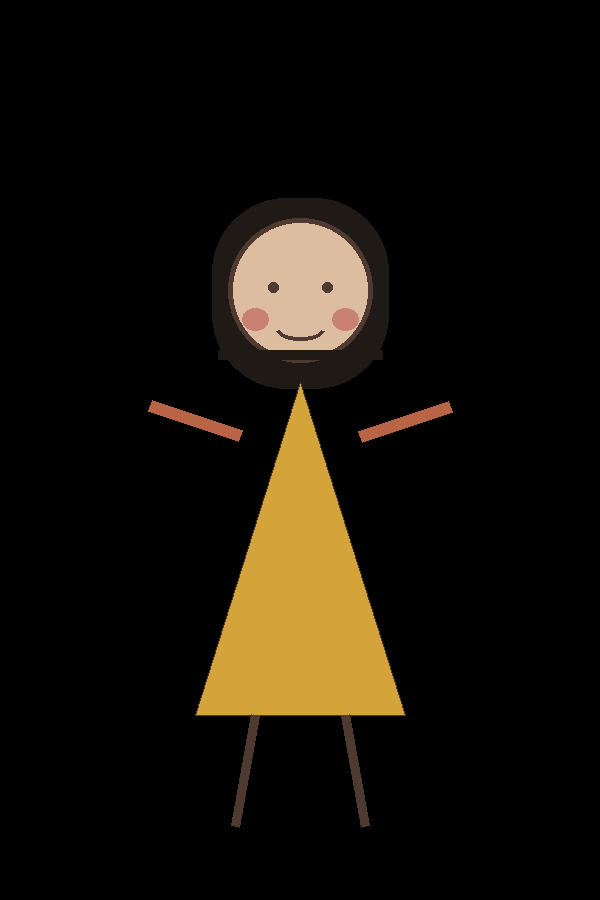
#> input picture tella/media/character_assets/girl_v1/poses/arms_open.png, 600 x 900 px; its folder holds only this picture in this run
$ python -i semantic_resolver.py   (imports and definitions only)
#> lines starting #> are read from the running program, lines starting #| are printed output that depends on the picture
### tella/asset_library/background_renderer.py
"""Deterministic code-only backgrounds for the minimal compositor."""
from __future__ import annotations

import random
from typing import Any

from PIL import Image, ImageDraw, ImageFilter

from tella.asset_library.visual_profiles import BACKGROUND_PROFILES, profile_for_mood

CANVAS_SIZE = (1080, 1920)
SUPPORTED_BACKGROUND_MODES = {"scenic_asset", "procedural_minimal"}


def resolve_background_mode(value: str | None = None) -> str:
    import os

    raw = value if value is not None else os.environ.get("TELLA_ASSET_BACKGROUND_MODE")
    mode = (raw or "scenic_asset").strip().lower()
    if mode not in SUPPORTED_BACKGROUND_MODES:
        choices = ", ".join(sorted(SUPPORTED_BACKGROUND_MODES))
        raise ValueError(
            f"Unsupported TELLA_ASSET_BACKGROUND_MODE={mode!r}; expected one of: {choices}"
        )
    return mode


def _rgb(value: str) -> tuple[int, int, int]:
    value = value.lstrip("#")
    return tuple(int(value[index:index + 2], 16) for index in (0, 2, 4))


# [77 lines left out: functions render_procedural_background, render_background_for_mood, not called in this run]


__all__ = [
    "CANVAS_SIZE",
    "SUPPORTED_BACKGROUND_MODES",
    "render_background_for_mood",
    "render_procedural_background",
    "resolve_background_mode",
]

### tella/asset_library/semantic_resolver.py
from __future__ import annotations

import hashlib
import json
import math
import os
from dataclasses import dataclass, field
from pathlib import Path
from typing import Any

from PIL import Image, ImageDraw, ImageFilter

from tella.asset_library.background_renderer import resolve_background_mode


SEMANTICS_DEFAULT_PATH = (
    Path(__file__).resolve().parents[1]
    / ".."
    / "scripts"
    / "asset_batch"
    / "asset_semantics_patch.json"
)
PRESETS_DEFAULT_PATH = (
    Path(__file__).resolve().parents[1]
    / ".."
    / "scripts"
    / "asset_batch"
    / "test_scene_presets.json"
)


class AssetLibraryResolutionError(RuntimeError):
    """Structured failure for a required asset-library dependency."""

    # [4 lines left out: function __init__, not called in this run]


COMPOSITION_PRESETS: dict[str, dict[str, Any]] = {
    "bedroom_floor_sitting": {
        "character": {"target_height": 700, "x": 320, "bottom": 220},
        "shadow": {"alpha": 26, "blur": 12, "height": 32, "inset_x": 80},
        "objects": {
            "pillow": {
                "target_height": 175,
                "x": 225,
                "bottom": 240,
                "rotation_degrees": 0,
                "layer": "pre_character",
            },
            "phone_dark": {
                "target_height": 120,
                "x": 610,
                "bottom": 180,
                "rotation_degrees": 10,
                "layer": "post_character",
            },
        },
    },
    "window_waiting": {
        "character": {"target_height": 690, "x": 300, "bottom": 230},
        "shadow": {"alpha": 24, "blur": 12, "height": 30, "inset_x": 80},
        "objects": {
            "phone_dark": {
                "target_height": 115,
                "x": 660,
                "bottom": 205,
                "rotation_degrees": 10,
                "layer": "post_character",
            },
        },
    },
    "cafe_sitting": {
        "character": {"target_height": 680, "x": 285, "bottom": 300},
        "shadow": {"alpha": 25, "blur": 12, "height": 30, "inset_x": 75},
        "objects": {
            "empty_cup": {
                "target_height": 150,
                "x": 145,
                "bottom": 270,
                "rotation_degrees": 0,
                "layer": "pre_character",
            },
            "phone_dark": {
                "target_height": 115,
                "x": 690,
                "bottom": 250,
                "rotation_degrees": 8,
                "layer": "post_character",
            },
        },
    },
    "bus_stop_waiting": {
        "character": {"target_height": 880, "x": 350, "bottom": 170},
        "shadow": {"alpha": 22, "blur": 12, "height": 28, "inset_x": 70},
        "objects": {},
    },
    "floor_reflection": {
        "character": {"target_height": 700, "x": 320, "bottom": 220},
        "shadow": {"alpha": 24, "blur": 12, "height": 30, "inset_x": 80},
        "objects": {
            "paper_letter": {
                "target_height": 160,
                "x": 170,
                "bottom": 180,
                "rotation_degrees": -8,
                "layer": "pre_character",
            },
            "flower_single": {
                "target_height": 240,
                "x": 680,
                "bottom": 175,
                "rotation_degrees": 4,
                "layer": "post_character",
            },
        },
    },
    "tear_wiping": {
        "character": {"target_height": 880, "x": 340, "bottom": 170},
        "shadow": {"alpha": 22, "blur": 12, "height": 28, "inset_x": 70},
        "objects": {
            "tissue_box": {
                "target_height": 150,
                "x": 150,
                "bottom": 170,
                "rotation_degrees": 0,
                "layer": "pre_character",
            },
            "phone_dark": {
                "target_height": 110,
                "x": 690,
                "bottom": 155,
                "rotation_degrees": 12,
                "layer": "post_character",
            },
        },
    },
    "park_acceptance": {
        "character": {"target_height": 760, "x": 310, "bottom": 240},
        "shadow": {"alpha": 22, "blur": 12, "height": 28, "inset_x": 80},
        "objects": {
            "flower_single": {
                "target_height": 220,
                "x": 700,
                "bottom": 210,
                "rotation_degrees": 0,
                "layer": "post_character",
            },
        },
    },
}


@dataclass(slots=True)
class AssetLibraryRequest:
    character_id: str
    action: str
    emotion: str
    direction: str
    location: str
    time_of_day: str
    objects: list[str] = field(default_factory=list)
    optional_objects: list[str] = field(default_factory=list)
    composition_preset: str = ""
    seed: int = 0
    base_seed: int = 0
    scene_duration: float = 0.0
    narration_segment: str = ""
    background_mood: str = ""
    layout_template: str = ""

    # [18 lines left out: function to_dict, not called in this run]


@dataclass(slots=True)
class SemanticResolution:
    requested: AssetLibraryRequest
    selected_semantic_id: str
    selected_source_asset_id: str
    character_processed_path: str
    background_path: str
    object_paths: dict[str, str]
    object_warnings: list[dict[str, Any]]
    selection_score: int
    selection_reasons: list[str]
    score_breakdown: dict[str, int]
    selected_tier: str
    enabled_flag: bool
    canonical_flag: bool
    production_eligible: bool
    quality_status: str
    fallback_reason: str
    deterministic_seed: int
    metadata: dict[str, Any] = field(default_factory=dict)


def _read_json(path: Path) -> dict[str, Any]:
    return json.loads(path.read_text(encoding="utf-8-sig"))


def _resolve_registry_root(asset_library_root: str | Path | None = None) -> Path:
    if asset_library_root:
        return Path(asset_library_root).expanduser().resolve()
    env = (os.environ.get("TELLA_ASSET_LIBRARY_ROOT") or "").strip()
    if env:
        return Path(env).expanduser().resolve()
    raise FileNotFoundError(
        "Asset registry not found: set TELLA_ASSET_LIBRARY_ROOT to the processed asset root"
    )


def _resolve_semantics_path(semantics_path: str | Path | None = None) -> Path:
    if semantics_path:
        return Path(semantics_path).expanduser().resolve()
    env = (os.environ.get("TELLA_ASSET_LIBRARY_SEMANTICS_PATH") or "").strip()
    if env:
        return Path(env).expanduser().resolve()
    return SEMANTICS_DEFAULT_PATH.resolve()


# [74 lines left out: functions _resolve_preset_path, _semantic_score, _is_production_eligible, _safe_candidate_pool, not called in this run]


def select_semantic_asset(
    semantics_path: str | Path | None,
    asset_library_root: str | Path | None,
    request: AssetLibraryRequest,
) -> SemanticResolution:
    background_mode = resolve_background_mode()
    semantics_path = _resolve_semantics_path(semantics_path)
    asset_library_root = _resolve_registry_root(asset_library_root)
    if not semantics_path.is_file():
        raise FileNotFoundError(f"Semantic overlay not found: {semantics_path}")
    if not (asset_library_root / "processed_asset_index.json").is_file():
        raise FileNotFoundError(f"Asset registry not found: {asset_library_root}")

    semantics = _read_json(semantics_path)
    index = _read_json(asset_library_root / "processed_asset_index.json")
    candidates = _safe_candidate_pool(semantics, request)
    if not candidates:
        raise LookupError(f"No semantic candidates for {request.to_dict()}")

    ranked: list[tuple[int, str, dict[str, Any], list[str], dict[str, int]]] = []
    for candidate in candidates:
        score, reasons, score_breakdown = _semantic_score(candidate, request)
        tie_material = f"{request.seed}:{candidate['semantic_id']}".encode("utf-8")
        tie_break = hashlib.sha256(tie_material).hexdigest()
        ranked.append((score, tie_break, candidate, reasons, score_breakdown))
    ranked.sort(key=lambda item: (-item[0], item[1]))
    score, _, selected, reasons, score_breakdown = ranked[0]

    try:
        character_record = _find_processed(
            index,
            selected["source_asset_id"],
            selected["character_id"],
        )
    except LookupError as exc:
        raise AssetLibraryResolutionError(
            "required_character_missing",
            str(exc),
            details={
                "character_id": selected["character_id"],
                "source_asset_id": selected["source_asset_id"],
            },
        ) from exc
    characters_root = asset_library_root / "characters"
    if background_mode == "scenic_asset":
        try:
            background_path = _resolve_background(
                asset_library_root,
                request.location,
                request.time_of_day,
            )
        except FileNotFoundError as exc:
            raise AssetLibraryResolutionError(
                "required_background_missing",
                str(exc),
                details={"location": request.location, "time_of_day": request.time_of_day},
            ) from exc
    else:
        background_path = ""
    object_paths: dict[str, str] = {}
    object_warnings: list[dict[str, Any]] = []
    optional_objects = set(request.optional_objects)
    for obj in request.objects:
        try:
            object_paths[obj] = _resolve_object_path(asset_library_root, obj)
        except FileNotFoundError as exc:
            if obj in optional_objects:
                object_warnings.append(
                    {
                        "code": "optional_object_missing",
                        "object_id": obj,
                        "message": str(exc),
                    }
                )
                continue
            raise AssetLibraryResolutionError(
                "required_object_missing",
                str(exc),
                details={"object_id": obj},
            ) from exc
    return SemanticResolution(
        requested=request,
        selected_semantic_id=selected["semantic_id"],
        selected_source_asset_id=selected["source_asset_id"],
        character_processed_path=str(character_record["processed_path"]),
        background_path=str(background_path),
        object_paths=object_paths,
        object_warnings=object_warnings,
        selection_score=score,
        selection_reasons=reasons,
        score_breakdown=score_breakdown,
        selected_tier=str(selected.get("tier") or ""),
        enabled_flag=bool(selected.get("enabled_by_default")),
        canonical_flag=bool(selected.get("canonical")),
        production_eligible=_is_production_eligible(selected),
        quality_status=str(selected.get("quality_status") or "approved"),
        fallback_reason=(
            ""
            if selected.get("action") == request.action
            else "no_production_eligible_exact_action"
        ),
        deterministic_seed=request.seed,
        metadata={
            "character_record": character_record,
            "index_path": str(asset_library_root / "processed_asset_index.json"),
            "background_key": f"{request.location}:{request.time_of_day}",
            "background_mode": background_mode,
            "object_keys": list(request.objects),
            "object_warnings": object_warnings,
            "scene_preset": request.composition_preset,
            "characters_root": str(characters_root),
        },
    )


# [50 lines left out: functions _find_processed, _resolve_background, _resolve_object_path, not called in this run]


def build_production_scene_request(scene: Any) -> AssetLibraryRequest:
    payload = getattr(scene, "asset_library_request", None) or {}
    if not payload:
        payload = {
            "character_id": getattr(scene, "character_id", "") or "",
            "action": getattr(scene, "scene_action", "") or "",
            "emotion": getattr(scene, "emotion_tag", "") or "",
            "direction": getattr(scene, "direction", "") or "front",
            "location": getattr(scene, "scene_setting", "") or "",
            "time_of_day": getattr(scene, "time_of_day", "") or "",
            "objects": list(getattr(scene, "required_objects", []) or []),
            "composition_preset": getattr(scene, "composition_preset", "") or "",
            "seed": int(getattr(scene, "seed", 0) or 0),
        }
    return AssetLibraryRequest(
        character_id=str(payload.get("character_id", "")),
        action=str(payload.get("action", "")),
        emotion=str(payload.get("emotion", "")),
        direction=str(payload.get("direction", "front")),
        location=str(payload.get("location", "")),
        time_of_day=str(payload.get("time_of_day", "")),
        objects=[str(item) for item in payload.get("objects", []) or []],
        optional_objects=[str(item) for item in payload.get("optional_objects", []) or []],
        composition_preset=str(payload.get("composition_preset", "")),
        seed=int(payload.get("seed", 0) or 0),
        base_seed=int(payload.get("base_seed", 0) or 0),
        scene_duration=float(payload.get("duration", 0.0) or 0.0),
        narration_segment=str(payload.get("narration_segment", "") or ""),
        background_mood=str(payload.get("background_mood", "") or ""),
        layout_template=str(payload.get("layout_template", "") or ""),
    )


def compose_asset_library_scene(
    scene: Any,
    output_path: Path,
    asset_library_root: str | Path | None = None,
    semantics_path: str | Path | None = None,
) -> dict[str, Any]:
    request = build_production_scene_request(scene)
    resolution = select_semantic_asset(semantics_path, asset_library_root, request)
    if resolve_background_mode() == "procedural_minimal":
        from tella.asset_library.compositor import compose_procedural_scene

        return compose_procedural_scene(
            request=request,
            resolution=resolution,
            output_path=output_path,
        )
    output_path.parent.mkdir(parents=True, exist_ok=True)
    canvas_size = (1080, 1920)
    preset = COMPOSITION_PRESETS.get(
        request.composition_preset,
        COMPOSITION_PRESETS["bedroom_floor_sitting"],
    )
    background = Image.open(resolution.background_path).convert("RGBA")
    background = _fit_cover(background, canvas_size)
    canvas = background.copy()

    character = Image.open(resolution.character_processed_path).convert("RGBA")
    character_spec = preset["character"]
    character = _scale_height(character, int(character_spec["target_height"]))
    char_x = int(character_spec["x"])
    char_y = canvas_size[1] - character.height - int(character_spec["bottom"])
    shadow_spec = preset["shadow"]
    shadow_layer = Image.new("RGBA", canvas_size, (0, 0, 0, 0))
    shadow_draw = ImageDraw.Draw(shadow_layer)
    shadow_inset = int(shadow_spec["inset_x"])
    shadow_height = int(shadow_spec["height"])
    shadow_box = (
        char_x + shadow_inset,
        char_y + character.height - shadow_height // 2,
        char_x + character.width - shadow_inset,
        char_y + character.height + shadow_height // 2,
    )
    shadow_draw.ellipse(shadow_box, fill=(0, 0, 0, int(shadow_spec["alpha"])))
    shadow_layer = shadow_layer.filter(ImageFilter.GaussianBlur(float(shadow_spec["blur"])))
    canvas.alpha_composite(shadow_layer)

    object_specs = preset["objects"]
    prepared_objects: dict[str, tuple[Image.Image, dict[str, int]]] = {}
    for asset_id, path in resolution.object_paths.items():
        spec = object_specs.get(asset_id)
        if spec is None:
            raise AssetLibraryResolutionError(
                "composition_object_unsupported",
                f"Composition preset {request.composition_preset!r} has no placement for {asset_id!r}",
                details={"object_id": asset_id, "preset": request.composition_preset},
            )
        with Image.open(path) as opened:
            rendered = _scale_height(opened.convert("RGBA"), spec["target_height"])
        rotation_degrees = spec["rotation_degrees"]
        if rotation_degrees:
            rendered = rendered.rotate(
                -rotation_degrees,
                resample=Image.Resampling.BICUBIC,
                expand=True,
            )
        placement = {
            "x": spec["x"],
            "y": canvas_size[1] - rendered.height - spec["bottom"],
            "width": rendered.width,
            "height": rendered.height,
            "rotation_degrees": rotation_degrees,
        }
        prepared_objects[asset_id] = rendered, placement

    pre_character = [
        asset_id
        for asset_id, spec in object_specs.items()
        if spec.get("layer") == "pre_character" and asset_id in prepared_objects
    ]
    post_character = [
        asset_id
        for asset_id, spec in object_specs.items()
        if spec.get("layer") == "post_character" and asset_id in prepared_objects
    ]
    for asset_id in pre_character:
        rendered, placement = prepared_objects[asset_id]
        canvas.alpha_composite(rendered, (placement["x"], placement["y"]))
    canvas.alpha_composite(character, (char_x, char_y))
    for asset_id in post_character:
        rendered, placement = prepared_objects[asset_id]
        canvas.alpha_composite(rendered, (placement["x"], placement["y"]))

    canvas.convert("RGB").save(output_path, format="PNG", optimize=True)
    object_metadata = [
        {
            "asset_id": asset_id,
            "processed_path": resolution.object_paths[asset_id],
            "placement": prepared_objects[asset_id][1],
        }
        for asset_id in (*pre_character, *post_character)
    ]
    layer_order = ["background", "character_shadow", *pre_character, "character", *post_character]
    layers = [
        {
            "layer": "background",
            "x": 0,
            "y": 0,
            "width": canvas_size[0],
            "height": canvas_size[1],
            "rotation_degrees": 0,
        },
        {
            "layer": "character_shadow",
            "x": shadow_box[0],
            "y": shadow_box[1],
            "width": shadow_box[2] - shadow_box[0],
            "height": shadow_box[3] - shadow_box[1],
            "rotation_degrees": 0,
        },
        *[{"layer": asset_id, **prepared_objects[asset_id][1]} for asset_id in pre_character],
        {
            "layer": "character",
            "x": char_x,
            "y": char_y,
            "width": character.width,
            "height": character.height,
            "rotation_degrees": 0,
        },
        *[{"layer": asset_id, **prepared_objects[asset_id][1]} for asset_id in post_character],
    ]
    metadata = {
        "schema_version": 2,
        "seed": request.seed,
        "canvas": {"width": canvas_size[0], "height": canvas_size[1]},
        "background": {
            "relative_path": Path(resolution.background_path).name,
            "path": resolution.background_path,
        },
        "character_request": request.to_dict(),
        "character": {
            "selected_semantic_id": resolution.selected_semantic_id,
            "selected_asset_id": resolution.selected_source_asset_id,
            "processed_path": resolution.character_processed_path,
            "selection_score": resolution.selection_score,
            "selection_reasons": resolution.selection_reasons,
            "selected_tier": resolution.selected_tier,
            "enabled": resolution.enabled_flag,
            "canonical": resolution.canonical_flag,
            "production_eligible": resolution.production_eligible,
            "quality_status": resolution.quality_status,
            "fallback_reason": resolution.fallback_reason,
            "score_breakdown": resolution.score_breakdown,
            "placement": {
                "x": char_x,
                "y": char_y,
                "width": character.width,
                "height": character.height,
                "target_height": character_spec["target_height"],
                "rotation_degrees": 0,
            },
        },
        "objects": object_metadata,
        "object_warnings": resolution.object_warnings,
        "layer_order": layer_order,
        "layers": layers,
        "output": str(output_path),
    }
    return metadata


# [9 lines left out: function _fit_cover, not called in this run]


def _scale_height(image: Image.Image, target_height: int) -> Image.Image:
    width = max(1, round(image.width * target_height / image.height))
    return image.resize((width, target_height), Image.Resampling.LANCZOS)


__all__ = [
    "AssetLibraryRequest",
    "AssetLibraryResolutionError",
    "SemanticResolution",
    "build_production_scene_request",
    "compose_asset_library_scene",
    "select_semantic_asset",
]

>>> import cv2
>>> picture = cv2.imread('../media/character_assets/girl_v1/poses/arms_open.png', cv2.IMREAD_GRAYSCALE)
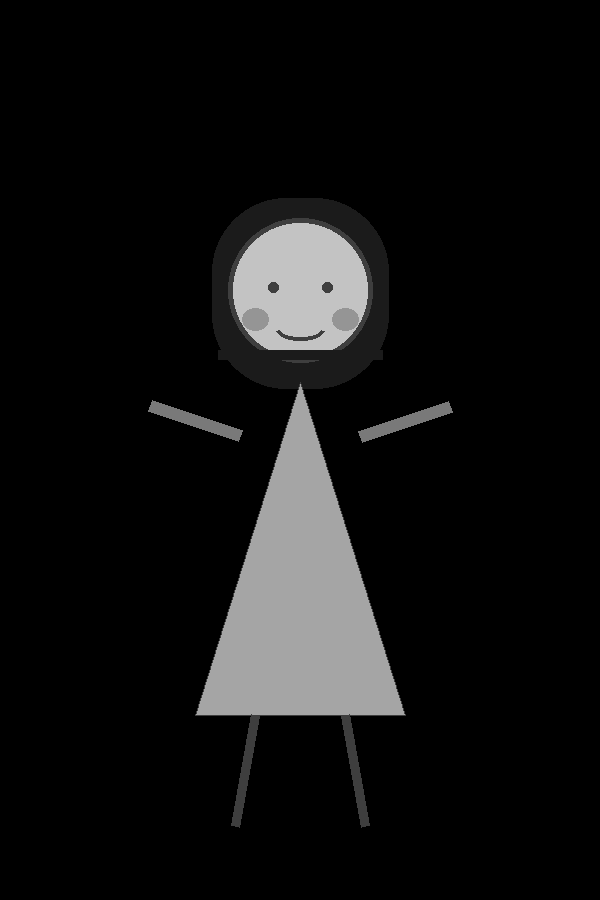
#> picture: shape (900, 600); min 0, max 195, mean 17.2
>>> result = compose_asset_library_scene(picture, 'out.png')
#> in build_production_scene_request, `payload = getattr(scene, "asset_library_request", None) or {}`: payload = 0 items
#> (the run stopped early here; a loop or call above may not have finished)
